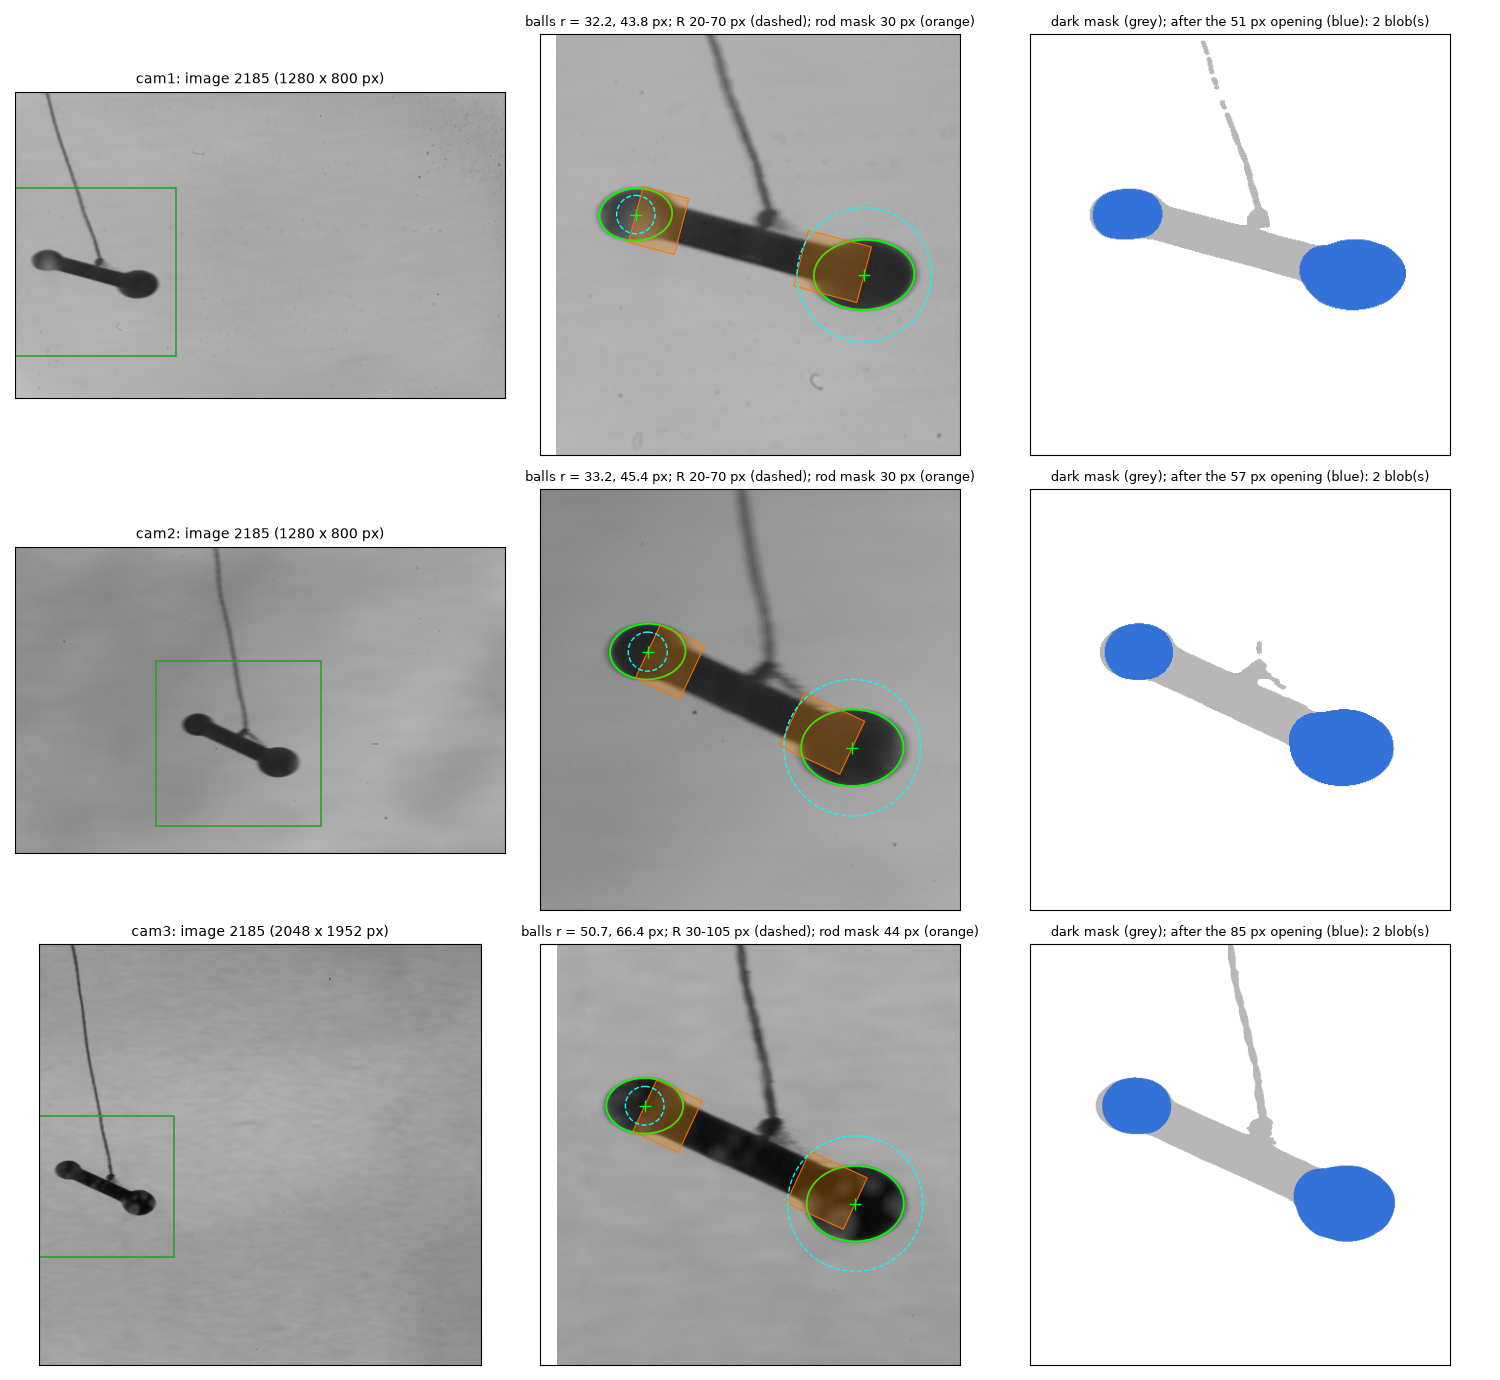

Reproduce this figure in Python.
"""P0e (Phase 0): what the detector's settings do, drawn on T0's images, read-only.

    python tests/p0e_wand_views.py [FRAME]      # default image 2185

p0e_wand_views.png, one row per camera, with the camera's settings (case.det_settings: config.detect and its
per-camera overrides):
  (a) the whole frame, the wand boxed;
  (b) the wand: the fitted ellipses (green), the strips whose edge points the rod mask leaves out (orange), and
      circles of the Radius Range's ends (dashed: R min about the small ball, R max about the large one);
  (c) the same crop: the dark mask (grey) and what is left after the rod opening (blue): the two balls alone.
p0e_failures.png: the frames of the fine opening scan that no opening separated on cams 1 and 2 (whole frames, the
mask after the camera's opening in blue).
Writes p0e_wand_views_out.txt and .json beside itself.
"""
import math
import os
import sys

HERE = os.path.dirname(os.path.abspath(__file__))
CASE_DIR = os.path.dirname(HERE)
sys.path.insert(0, CASE_DIR)
import case  # noqa: E402

import cv2  # noqa: E402
import matplotlib  # noqa: E402
matplotlib.use("Agg")
import matplotlib.pyplot as plt  # noqa: E402
from matplotlib.patches import Circle, Ellipse, Polygon, Rectangle  # noqa: E402
import numpy as np  # noqa: E402

FAILURES = {1: [659, 5746, 8289], 2: [150, 1167, 4220]}   # p0d_wand_survey_scanfine_out.txt


def masks(img, det):
    """The detector's dark mask (after its 5 px clean-up) and the blobs left after the rod opening, as in
    ball_ellipses.detect_balls."""
    be = case.ball_ellipses()
    g = img.astype(np.float32)
    if det["polarity"] == "bright":
        g = 255.0 - g
    N, _bg, seg = be.normalised_darkness(g, be.settings_for(float(det["max_r_px"])))
    m = (N > seg).astype(np.uint8)
    m = cv2.morphologyEx(m, cv2.MORPH_OPEN, cv2.getStructuringElement(cv2.MORPH_ELLIPSE, (5, 5)))
    k = int(det["open_px"]) | 1
    mo = cv2.morphologyEx(m, cv2.MORPH_OPEN, cv2.getStructuringElement(cv2.MORPH_ELLIPSE, (k, k)))
    return m, mo


def strip(ax, q, o, w, length):
    """The strip of half-width w from ball centre q towards the other ball o (the rod mask's region)."""
    q, o = np.asarray(q, float), np.asarray(o, float)
    e = (o - q) / max(np.linalg.norm(o - q), 1e-9)
    n = np.array([-e[1], e[0]])
    pts = [q + n * w, q + e * length + n * w, q + e * length - n * w, q - n * w]
    ax.add_patch(Polygon(pts, closed=True, fc=(1.0, 0.55, 0.0, 0.28), ec=(1.0, 0.45, 0.0, 0.9), lw=0.8))


def main():
    frame = int(sys.argv[1]) if len(sys.argv) > 1 else 2185
    log = case.Log(os.path.join(HERE, "p0e_wand_views"))
    cams = case.cam_ids(CFG)
    log(f"P0e: case {CFG['case']}, T0 image {frame}: the detector's settings drawn on each camera (read-only)")
    fig, axes = plt.subplots(len(cams), 3, figsize=(15, 4.6 * len(cams)))
    out = {"frame": frame, "cameras": {}}
    for row, c in enumerate(cams):
        det = case.det_settings(CFG, c)
        img = case.read_image(case.image_path(CFG, c, frame))
        rows = case.detect_image(img, det)
        m, mo = masks(img, det)
        H, W = img.shape
        out["cameras"][f"cam{c}"] = {"settings": det, "rows": rows}
        log(f"  cam{c} ({W} x {H}): settings {det}")
        for r in rows:
            log(f"      ball: u {r[0]:.2f}, v {r[1]:.2f}, r {r[2]:.2f} px (a {r[4]:.2f}, b {r[5]:.2f}, aspect "
                f"{max(r[4], r[5]) / min(r[4], r[5]):.3f}), edge RMS {case.edge_rms(r):.3f} px, dropped {int(r[7])}")
        ax0, ax1, ax2 = axes[row]
        ax0.imshow(img, cmap="gray", vmin=0, vmax=255)
        ax0.set_title(f"cam{c}: image {frame} ({W} x {H} px)", fontsize=10)
        if len(rows) >= 2:
            a, b = sorted(rows[:2], key=lambda r: r[2])
            cu, cv = 0.5 * (a[0] + b[0]), 0.5 * (a[1] + b[1])
            half = max(3.0 * b[2], 0.5 * math.hypot(b[0] - a[0], b[1] - a[1]) + 2.2 * b[2])
        elif rows:
            a = b = rows[0]
            cu, cv, half = a[0], a[1], 3.0 * a[2]
        else:
            a = b = None
            cu, cv, half = W / 2, H / 2, 0.25 * min(W, H)
        x0, x1, y0, y1 = cu - half, cu + half, cv - half, cv + half
        ax0.add_patch(Rectangle((x0, y0), x1 - x0, y1 - y0, fill=False, ec="tab:green", lw=1.2))
        for ax in (ax1, ax2):
            ax.set_xlim(x0, x1)
            ax.set_ylim(y1, y0)
        ax1.imshow(img, cmap="gray", vmin=0, vmax=255)
        for r in rows:
            ax1.add_patch(Ellipse((r[0], r[1]), 2 * r[4], 2 * r[5], angle=math.degrees(r[6]), fill=False,
                                  ec="lime", lw=1.3))
            ax1.plot(r[0], r[1], "+", color="lime", ms=8)
        if a is not None and b is not a:
            strip(ax1, a[:2], b[:2], float(det["rod_mask_px"]), 1.3 * max(a[4], a[5]))
            strip(ax1, b[:2], a[:2], float(det["rod_mask_px"]), 1.3 * max(b[4], b[5]))
            ax1.add_patch(Circle((a[0], a[1]), float(det["min_r_px"]), fill=False, ec="cyan", ls="--", lw=1.0))
            ax1.add_patch(Circle((b[0], b[1]), float(det["max_r_px"]), fill=False, ec="cyan", ls="--", lw=1.0))
        ax1.set_title(f"balls r = {', '.join(f'{r[2]:.1f}' for r in rows)} px; R {det['min_r_px']:g}-"
                      f"{det['max_r_px']:g} px (dashed); rod mask {det['rod_mask_px']:g} px (orange)", fontsize=9)
        rgb = np.zeros((H, W, 3), np.float32) + 1.0
        rgb[m > 0] = (0.72, 0.72, 0.72)
        rgb[mo > 0] = (0.2, 0.45, 0.85)
        ax2.imshow(rgb)
        n_blobs = cv2.connectedComponents(mo, connectivity=8)[0] - 1
        ax2.set_title(f"dark mask (grey); after the {det['open_px']} px opening (blue): {n_blobs} blob(s)",
                      fontsize=9)
        for ax in (ax0, ax1, ax2):
            ax.set_xticks([])
            ax.set_yticks([])
    fig.tight_layout()
    path = os.path.join(HERE, "p0e_wand_views.png")
    fig.savefig(path, dpi=100)
    plt.close(fig)
    log(f"  figure: {os.path.basename(path)}")

    # the frames no opening separated (fine scan), cams 1-2
    n = sum(len(v) for v in FAILURES.values())
    fig, axes = plt.subplots(2, 3, figsize=(15, 6.6))
    out["failures"] = {}
    for i, (c, frames) in enumerate(FAILURES.items()):
        det = case.det_settings(CFG, c)
        for j, f in enumerate(frames):
            img = case.read_image(case.image_path(CFG, c, f))
            m, mo = masks(img, det)
            rows = case.detect_image(img, det)
            ax = axes[i][j]
            rgb = np.dstack([img / 255.0] * 3).astype(np.float32)
            rgb[m > 0] = 0.5 * rgb[m > 0] + 0.5 * np.array((1.0, 0.6, 0.1))
            rgb[mo > 0] = 0.4 * rgb[mo > 0] + 0.6 * np.array((0.2, 0.45, 0.85))
            ax.imshow(rgb)
            for r in rows:
                ax.add_patch(Ellipse((r[0], r[1]), 2 * r[4], 2 * r[5], angle=math.degrees(r[6]), fill=False,
                                     ec="lime", lw=1.2))
            nb = cv2.connectedComponents(mo, connectivity=8)[0] - 1
            ax.set_title(f"cam{c} image {f}: {nb} blob(s) after {det['open_px']} px; detector: {len(rows)} ball(s)",
                         fontsize=9)
            ax.set_xticks([])
            ax.set_yticks([])
            out["failures"][f"cam{c}/{f}"] = {"blobs_after_opening": nb, "rows": rows}
            log(f"  failure frame cam{c} image {f}: {nb} blobs after the {det['open_px']} px opening; detector rows "
                + "; ".join(f"u {r[0]:.1f} v {r[1]:.1f} r {r[2]:.1f}" for r in rows))
    fig.tight_layout()
    path = os.path.join(HERE, "p0e_failures.png")
    fig.savefig(path, dpi=90)
    plt.close(fig)
    log(f"  figure: {os.path.basename(path)} ({n} frames; dark mask orange, after the opening blue)")
    log.save(out)


CFG = case.load_config()

if __name__ == "__main__":
    main()
